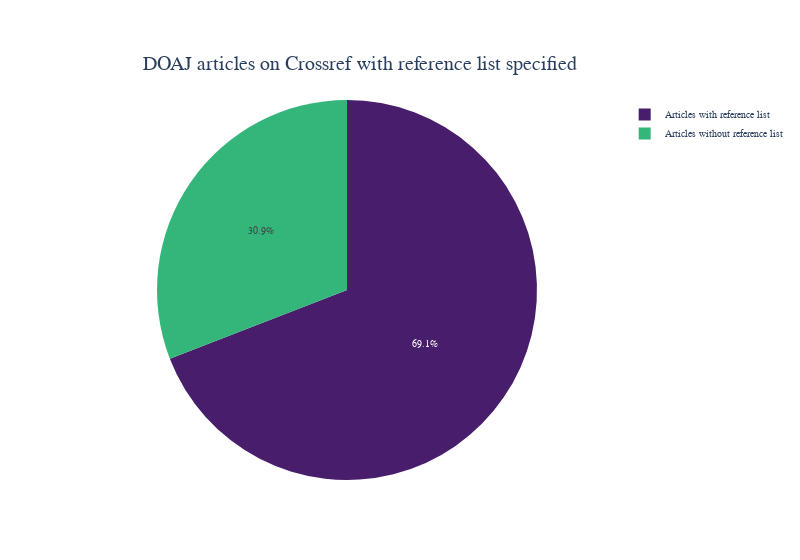

The notebook cell saved with this chart:
### Markdown cell above
# 2) Reference on crossref doi

### Code cell
f = frame.copy()
f = f[f['type'].isin(['journal-article', 'book', 'book-chapter', 'proceedings-article', 'dataset', 'posted-content', 'report'])]

new = pd.DataFrame()
noton =  len(f) - f['reference'].sum() 
new['val'] = [noton, frame['reference'].sum() ]
new['ref'] = ['Articles without reference list', 'Articles with reference list']


fig = px.pie(new, values='val', names='ref', color='ref', color_discrete_map={
                                'Articles without reference list':'#34B67A',
                                'Articles with reference list':'#471D6C'}, width=800,
title ="DOAJ articles on Crossref with reference list specified")

fig.update_layout(
    font_family="sans-serif",
    title_font_size=20,
    font_size=10,
    title = {'xanchor': 'center', 'y':0.9,'x':0.45},
)

fig.show()

fig.write_image("images/fig3.png")

### Figure 1 — Plotly figure (JSON) as saved in the notebook; plotly's stock layout.template omitted (floating-point values rounded to 4 significant figures)
{"data": [{"customdata": [["Articles without reference list"], ["Articles with reference list"]], "domain": {"x": [0, 1], "y": [0, 1]}, "hovertemplate": "ref=%{customdata[0]}<br>val=%{value}<extra></extra>", "labels": ["Articles without reference list", "Articles with reference list"], "legendgroup": "", "marker": {"colors": ["#34B67A", "#471D6C"]}, "name": "", "showlegend": true, "type": "pie", "values": [1681262, 3762483]}], "layout": {"font": {"family": "sans-serif", "size": 10}, "legend": {"tracegroupgap": 0}, "title": {"font": {"size": 20}, "text": "DOAJ articles on Crossref with reference list specified", "x": 0.45, "xanchor": "center", "y": 0.9}, "width": 800}}
